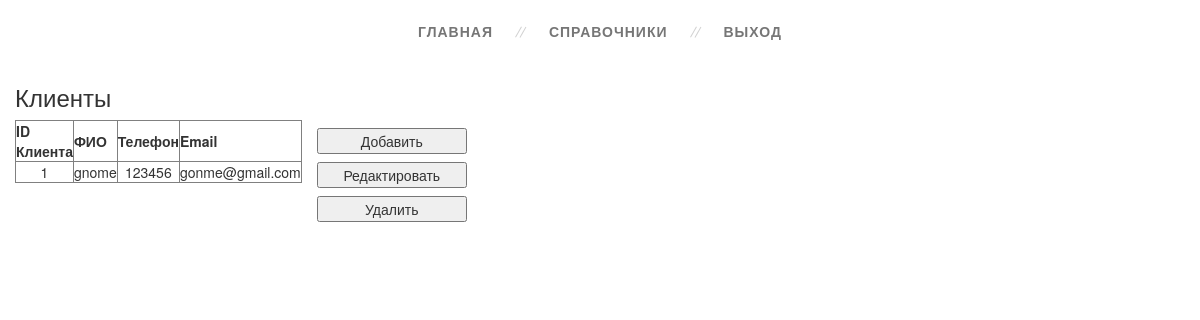
The app's page /Client.php, older data.
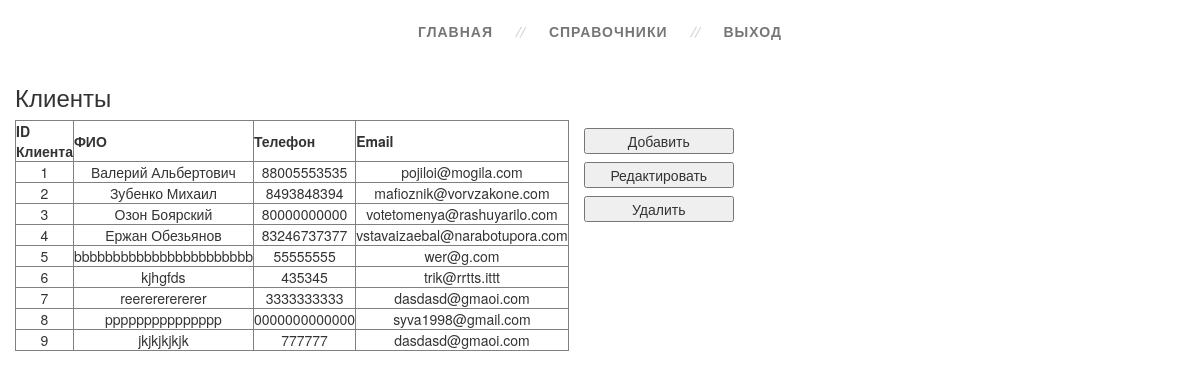
The same page, newer data.
### tables this page shows
CREATE TABLE `Client` (
  `ID_Client` int(11) NOT NULL,
  `FIO` varchar(255) DEFAULT NULL,
  `Phone` varchar(50) DEFAULT NULL,
  `Email` varchar(50) DEFAULT NULL,
  `IsDelete` bit(1) NOT NULL DEFAULT b'0'
);

### model/ModelBase.php (called while the page is built, shortened)
<?php
abstract class ModelBase
{
	private static $db_host = "localhost";
	private static $db_username = "root";
	private static $db_password = "";
	private static $db_name = "ProjectSRID";
	private static $connection;
	protected static $select;
	protected static $table;
	private static function OpenConnection()
	{
		self::$connection = mysqli_connect(self::$db_host, self::$db_username, self::$db_password, self::$db_name);
	}
	public static function Select()
	{
		$query = static::$select . " WHERE " . static::$table .".IsDelete != 1";
		$result = mysqli_query(self::$connection, $query);
		$list = array();
		while ($row = mysqli_fetch_assoc($result))
		{
			$entity = new $class;
			foreach ($row as $key => $value)
			{
				$entity->$key = $value;
			}
			$list[] = $entity;
    	}
		return $list;
	}
}
?>

### Client.php (the view, shortened to what this page needs)
<?php
require_once "model\ModelBase.php";
?>
<!doctype html>
<html lang="en">
<head>
    <link rel="stylesheet" href="style.css">
    <link rel="stylesheet" href="libs/Bootstrap/css/bootstrap.min.css">
</head>
<body>
<div class="section">
    <div class="container">
        <div class="row">
            <nav>
                <ul class="topmenu">
                    <li><a href="Main.php">Главная</a></li>
                    <li><a>Справочники</a>
                    </li>
                    <li><a href="Auth.php">Выход</a></li>
                </ul>
            </nav>
        </div>
    </div>
    <div class="container">
        <div class="row" id="table_clients">
            <h3>Клиенты</h3>
            <?php
            $client = new Client();
            $all_clients = $client->Select();
            echo '<table class="tableInfo col-lg-2" border="1">';
            echo '<tr><th>ID Клиента</th><th>ФИО</th><th>Телефон</th><th>Email</th></tr>';
            foreach ($all_clients as $single_client)
            {
                echo '<tr>';
                echo '<td>' . $single_client->ID_Client . '</td>';
                echo '<td>' . $single_client->FIO . '</td>';
                echo '<td>' . $single_client->Phone . '</td>';
                echo '<td>' . $single_client->Email . '</td>';
                echo '</tr>';
            }
            echo '</table>';
            ?>
            <div class="col-lg-2 buttons">
                <button id="button_add">Добавить</button>
                <button id="button_update">Редактировать</button>
                <button id="button_delete">Удалить</button>
            </div>
        </div>
    </div>
</div>
</body>
</html>

Row changes from the older to the newer data that the page shows:
changed client id 1: FIO "gnome" → "Валерий Альбертович"; Phone "123456" → "88005553535"; Email "gonme@gmail.com" → "pojiloi@mogila.com"
added client: ID_Client "2", FIO "Зубенко Михаил", Phone "8493848394", Email "mafioznik@vorvzakone.com"
added client: ID_Client "3", FIO "Озон Боярский", Phone "80000000000", Email "votetomenya@rashuyarilo.com"
added client: ID_Client "4", FIO "Ержан Обезьянов", Phone "83246737377", Email "vstavaizaebal@narabotupora.com"
added client: ID_Client "5", FIO "bbbbbbbbbbbbbbbbbbbbbbb", Phone "55555555", Email "wer@g.com"
added client: ID_Client "6", FIO "kjhgfds", Phone "435345", Email "trik@rrtts.ittt"
added client: ID_Client "7", FIO "reerererererer", Phone "3333333333", Email "dasdasd@gmaoi.com"
added client: ID_Client "8", FIO "ppppppppppppppp", Phone "0000000000000", Email "syva1998@gmail.com"
added client: ID_Client "9", FIO "jkjkjkjkjk", Phone "777777", Email "dasdasd@gmaoi.com"
